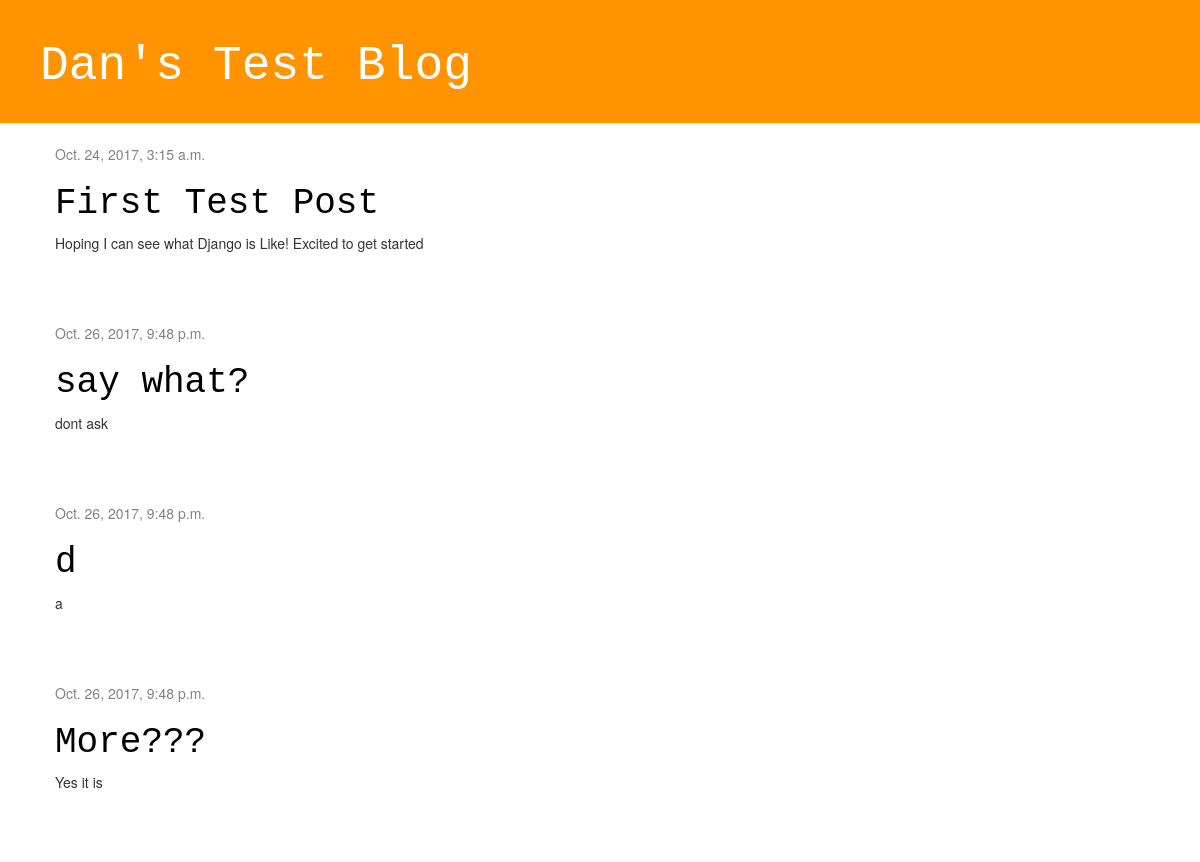
The page / on the database its author committed.
### blog/models.py (models this page shows, shortened)
class Post(models.Model):
    author = models.ForeignKey('auth.User')
    title = models.CharField(max_length=200)
    text = models.TextField()
    created_date = models.DateTimeField(
            default=timezone.now)
    published_date = models.DateTimeField(
            blank=True, null=True)

### blog/views.py (the view)
# urls.py: url(r'^$', views.post_list, name='post_list'),
def post_list(request):
    posts = Post.objects.filter(published_date__lte=timezone.now()).order_by('published_date')
    return render(request, 'blog/post_list.html', {'posts': posts})

### blog/templates/blog/post_list.html
{% extends 'blog/base.html' %}
{% block content %}
    {% for post in posts %}
        <div class="post">
            <div class="date">
                {{ post.published_date }}
            </div>
            <h1><a href="{% url 'post_detail' pk=post.pk %}">{{ post.title }}</a></h1>
            <p>{{ post.text|linebreaksbr }}</p>
        </div>
    {% endfor %}
{% endblock %}

### blog/templates/blog/base.html (shortened to what this page needs)
{% load staticfiles %}
<html>
    <head>
        <link rel="stylesheet" href="//maxcdn.bootstrapcdn.com/bootstrap/3.2.0/css/bootstrap.min.css">
        <link rel="stylesheet" href="//maxcdn.bootstrapcdn.com/bootstrap/3.2.0/css/bootstrap-theme.min.css">
        <link rel="stylesheet" href="{% static 'css/blog.css' %}">
    </head>
    <body>
        <div class="page-header">
            <h1><a href="/">Dan's Test Blog</a></h1>
        </div>
        <div class="content container">
            <div class="row">
                <div class="col-md-8">
                {% block content %}
                {% endblock %}
                </div>
            </div>
        </div>
    </body>
</html>

### blog/static/css/blog.css (style rules this page uses)
.page-header { background-color: #ff9400; margin-top: 0; padding: 20px 20px 20px 40px; }
.page-header h1, .page-header h1 a, .page-header h1 a:visited, .page-header h1 a:active { color: #ffffff; font-size: 36pt; text-decoration: none; }
.content { margin-left: 40px; }
h1, h2, h3, h4 { font-family: 'Courier New'; }
.date { color: #828282; }
.post { margin-bottom: 70px; }
.post h1 a, .post h1 a:visited { color: #000000; }

### rows shown on the page
Post: published_date "Oct. 24, 2017, 3:15 a.m.", title "First Test Post", text "Hoping I can see what Django is Like! Excited to get started"
Post: published_date "Oct. 26, 2017, 9:48 p.m.", title "say what?", text "dont ask"
Post: published_date "Oct. 26, 2017, 9:48 p.m.", title "d", text "a"
Post: published_date "Oct. 26, 2017, 9:48 p.m.", title "More???", text "Yes it is"
